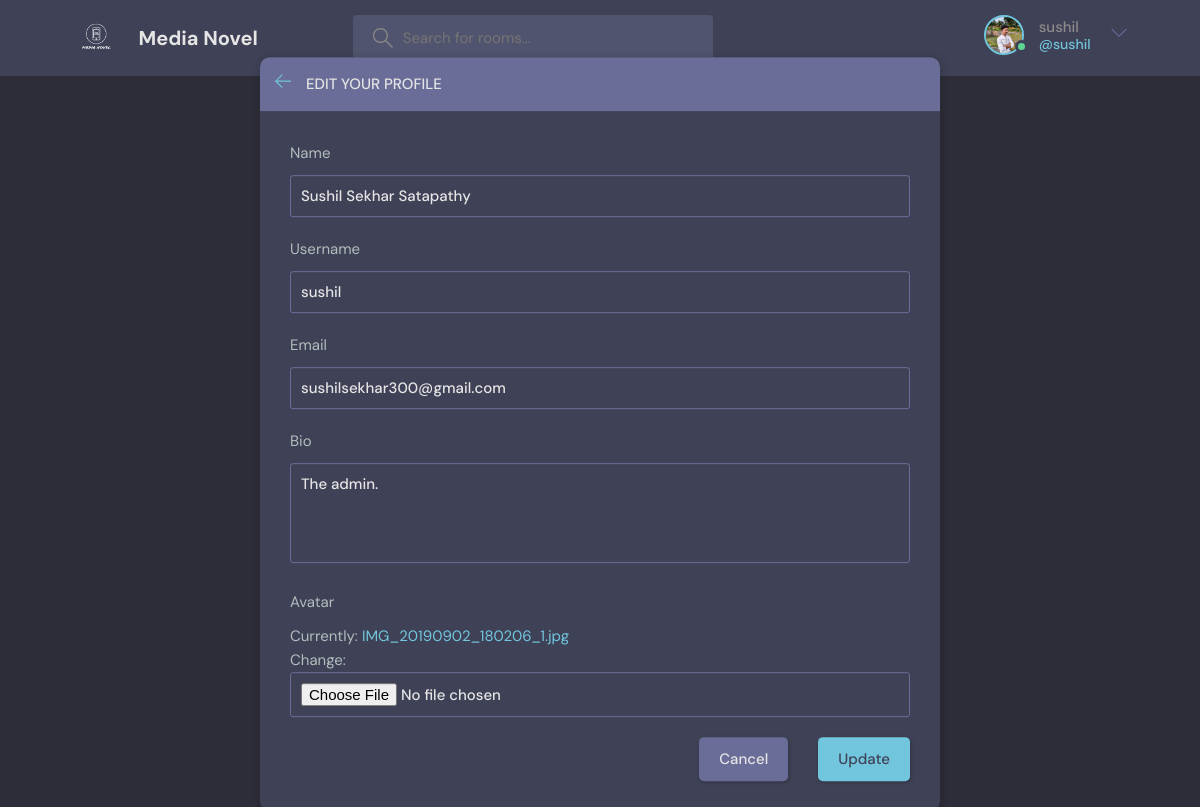
The page /update-user/ (signed in) on the database its author committed.
### base/models.py (models this page shows)
class User(AbstractUser):
    name = models.CharField(max_length=200, null=True)
    email = models.EmailField(unique=True, null=True)
    bio = models.TextField(null=True)
    avatar = models.ImageField(null=True, default='avatar.svg')
    USERNAME_FIELD = 'email'
    REQUIRED_FIELDS = []

### base/views.py (the view)
# urls.py: path('update-user/', views.updateUser, name="update-user"),
@login_required(login_url='login')
def updateUser(request):
    user = request.user
    form = UserForm(instance=user)
    if request.method == 'POST':
        form = UserForm(request.POST, request.FILES, instance=user)
        if form.is_valid():
            form.save()
            return redirect('profile', pk=user.id)
    return render(request, 'base/update-user.html', {'form': form})

### base/forms.py
class UserForm(ModelForm):
    class Meta:
        model = User
        fields = ['name', 'username', 'email', 'bio', 'avatar']

### base/templates/base/update-user.html (shortened to what this page needs)
{% extends 'main.html' %}
{% block content %}
<main class="update-account layout">
  <div class="container">
    <div class="layout__box">
      <div class="layout__boxHeader">
        <div class="layout__boxTitle">
          <a href="{% url 'home' %}">
            <svg version="1.1" xmlns="http://www.w3.org/2000/svg" width="32" height="32" viewBox="0 0 32 32">
              <title>arrow-left</title>
              <path
                d="M13.723 2.286l-13.723 13.714 13.719 13.714 1.616-1.611-10.96-10.96h27.625v-2.286h-27.625l10.965-10.965-1.616-1.607z">
              </path>
            </svg>
          </a>
          <h3>Edit your profile</h3>
        </div>
      </div>
      <div class="layout__body">
        <form class="form" action="" method="POST" enctype="multipart/form-data">
          {% for field in form %}
          <div class="form__group">
            <label for="profile_pic">{{field.label}}</label>
            {{field}}
          </div>
          {% endfor %}
          <div class="form__action">
            <a class="btn btn--dark" href="{% url 'home' %}">Cancel</a>
            <button class="btn btn--main" type="submit">Update</button>
          </div>
        </form>
      </div>
    </div>
  </div>
</main>
{% endblock content %}

### templates/navbar.html (shortened to what this page needs)
{% load static %}
<header class="header header--loggedIn">
  <div class="container">
    <a href="{% url 'home' %}" class="header__logo">
      <img
        src="{% static 'images/MediaNovel_logos_white.png' %}"
        style="width: 45px; height: 45px"
      />
      <h1>Media Novel</h1>
    </a>
    <form class="header__search" action="{% url 'home' %}">
      <label>
        <input name="q" placeholder="Search for rooms..." />
      </label>
    </form>
    <nav class="header__menu">
      {% if request.user.is_authenticated %}
      <div class="header__user">
        <a href="{% url 'profile' user.id %}">
          <div class="avatar avatar--medium active">
            <img src="{{request.user.avatar.url}}" />
          </div>
          <p>
            {{request.user.username}} <span>@{{request.user.username}}</span>
          </p>
        </a>
        <button class="dropdown-button">
          <svg
            version="1.1"
            xmlns="http://www.w3.org/2000/svg"
            width="32"
            height="32"
            viewBox="0 0 32 32"
          >
            <title>chevron-down</title>
            <path d="M16 21l-13-13h-3l16 16 16-16h-3l-13 13z"></path>
          </svg>
        </button>
      </div>
      {% else %}
      <a href="{% url 'login' %}">
        <img src="{% static 'images/avatar.svg' %}" />
        <p>Login</p>
      </a>
      {% endif %}
    </nav>
  </div>
</header>

### rows shown on the page
User: user.avatar (picture), user.username "sushil", form "Sushil Sekhar Satapathy" "sushil" "sushilsekhar300@gmail.com" "The admin."

### other values the page prints
{{ field.label }} "Name" "Username" "Email" "Bio" "Avatar"
